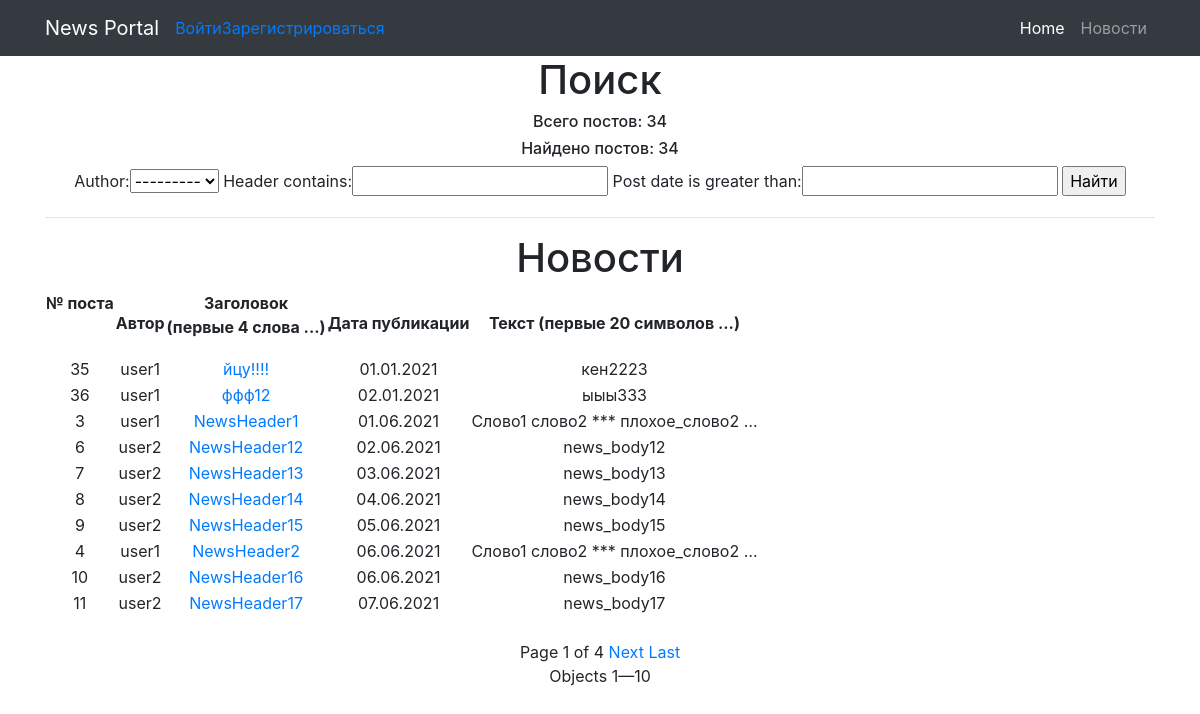
Page /news/ on the committed database.
### MyApp/models.py (models this page shows, shortened)
class Post(models.Model):
    author = models.ForeignKey(User, on_delete=models.CASCADE)
    header = models.CharField(max_length=100, blank=False)
    body = models.CharField(max_length=8000, blank=True)
    post_date = models.DateField()

### MyApp/views.py (the view)
# urls.py: path('', PostListView.as_view(), name='post_list'),
class PostListView(FilteredPostListView):
    filterset_class = PostFilterSet
    paginate_by = 10

### MyApp/templatetags/custom_template_funcs.py (called while the page is built)
@register.filter(name='censor')
def censor(value, arg):
    for i in value.split():
        if i.lower() in black_list:
            value = value.replace(i, arg)
    return value

### MyApp/templatetags/my_tags.py (called while the page is built)
@register.simple_tag(takes_context=True)
def param_replace(context, **kwargs):
    d = context['request'].GET.copy()
    for k, v in kwargs.items():
        d[k] = v
    for k in [k for k, v in d.items() if not v]:
        del d[k]
    return d.urlencode()

### MyApp/views.py (called while the page is built)
    def get_context_data(self, **kwargs):
        context = super().get_context_data(**kwargs)
        context['post_search'] = self.filterset  # объявляем для шаблона способ обращения к отфильтрованному queryset
        context['all_news_count'] = Post.objects.all().count()
        context['posts_found'] = self.get_queryset().count()
        return context

    def get_queryset(self):
        queryset = super().get_queryset().order_by('post_date', 'id')
        self.filterset = self.filterset_class(self.request.GET, queryset=queryset)
        return self.filterset.qs.all()

### templates/MyApp/post_list.html (shortened to what this page needs)
{% extends 'flatpages/default.html' %}
{% load custom_template_funcs %}
{% block content %}
<h1>Поиск</h1>
<h6>Всего постов: {{ all_news_count }}</h6>
<h6>Найдено постов: {{ posts_found }}</h6>
<form method="GET">
    {{ post_search.form }}
    <input type="submit" value="Найти">
</form>
<hr>
{% load my_tags %}
{% if object_list %}
<h1>Новости</h1>
    <table>
        <tr>
            <td valign="top" align="center"><b>№ поста</b></td>
            <td align="center"><b>Автор</b></td>
            <td align="center"><b>Заголовок<p>(первые 4 слова ...)</b></td>
            <td align="center"><b>Дата публикации</b></td>
            <td align="center"><b>Текст (первые 20 символов ...)</b></td>
        </tr>
        {% for post in object_list %}
        <tr>
            <td align="center">{{ post.id }}</td>
            <td align="center">{{ post.author }}</td>
            <td align="center">
                <a href="{% url 'post_details' post.id %}">
                    {{ post.header|default:"Без заголовка"|truncatewords:4|censor:'***' }}
                </a>
            </td>
            <td align="center">{{ post.post_date|default:"Без даты"|date:'d.m.Y' }}</td>
            <td>
                {{ post.body|censor:'***'|truncatewords:4 }}
            </td>
        {% endfor %}
        </tr>
    </table>
{% else %}
<h2>
    Новостей нет!
</h2>
{% endif %}
<br>
{% if is_paginated %}
  Page {{ page_obj.number }} of {{ paginator.num_pages }}
  {% if page_obj.has_next %}
    {% if page_obj.next_page_number != paginator.num_pages %}
      <a href="?{% param_replace page=page_obj.next_page_number %}">Next</a>
    {% endif %}
    <a href="?{% param_replace page=paginator.num_pages %}">Last</a>
  {% endif %}
  <p>Objects {{ page_obj.start_index }}—{{ page_obj.end_index }}</p>
{% endif %}
{% endblock content %}

### rows in the picture
Post: id "35", author "user1", header|censor "йцу!!!!", post_date "01.01.2021", body|censor "кен2223"
Post: id "36", author "user1", header|censor "ффф12", post_date "02.01.2021", body|censor "ыыы333"
Post: id "3", author "user1", header|censor "NewsHeader1", post_date "01.06.2021", body|censor "Слово1 слово2 *** плохое_слово2 …"
Post: id "6", author "user2", header|censor "NewsHeader12", post_date "02.06.2021", body|censor "news_body12"
Post: id "7", author "user2", header|censor "NewsHeader13", post_date "03.06.2021", body|censor "news_body13"
Post: id "8", author "user2", header|censor "NewsHeader14", post_date "04.06.2021", body|censor "news_body14"
Post: id "9", author "user2", header|censor "NewsHeader15", post_date "05.06.2021", body|censor "news_body15"
Post: id "4", author "user1", header|censor "NewsHeader2", post_date "06.06.2021", body|censor "Слово1 слово2 *** плохое_слово2 …"
Post: id "10", author "user2", header|censor "NewsHeader16", post_date "06.06.2021", body|censor "news_body16"
Post: id "11", author "user2", header|censor "NewsHeader17", post_date "07.06.2021", body|censor "news_body17"

### other values in the picture
{{ all_news_count }} "34"
{{ posts_found }} "34"
{{ page_obj.number }} "1"
{{ paginator.num_pages }} "4"
{{ page_obj.start_index }} "1"
{{ page_obj.end_index }} "10"
